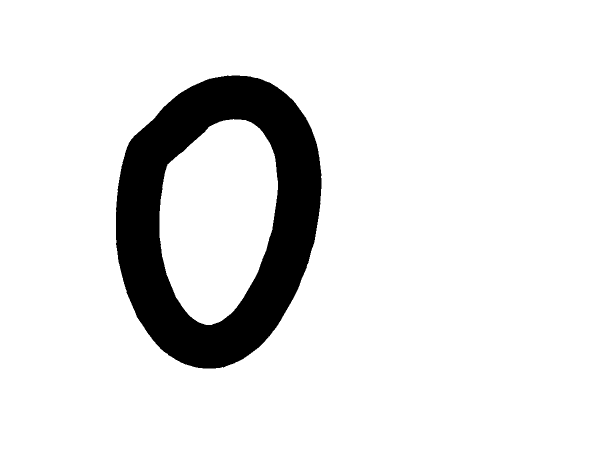
#> input picture algorithms/datasets/char_test/Sample001/img001-001.png, 1200 x 900 px (shown at 1/2 size); its folder holds only this picture in this run
$ python eng_reader.py   (older library calls are emulated)
#> lines starting #> are read from the running program, lines starting #| are printed output that depends on the picture; after the words box and inside, x2 and y2 are one past the last pixel; in counts of white or black regions, pixels touching at a corner belong together
### helpers/image_processing.py
from PIL import Image, ImageChops

def crop2(im):
    bg = Image.new(im.mode, im.size, im.getpixel((0,0)))
#> bg: PIL image 1200x900 L; every value is 255
    diff = ImageChops.difference(im, bg)
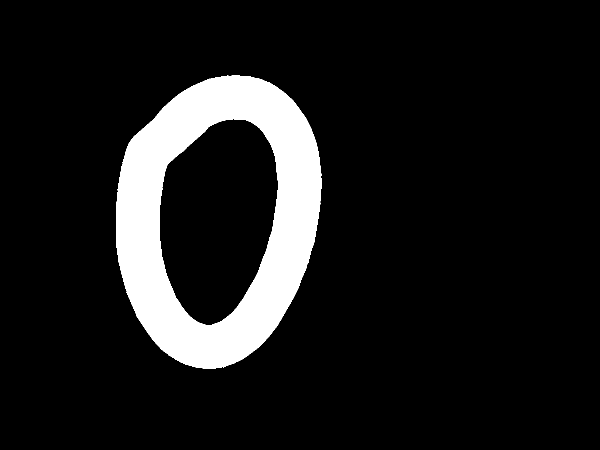
#> diff: PIL image 1200x900 L (shown at 1/2 size); 10.6% white; 1 white region, box (x1, y1, x2, y2) and area: (232, 151, 643, 737) 114444
    diff = ImageChops.add(diff, diff, 2.0, -100)
    bbox = diff.getbbox()
#> bbox = (232, 151, 643, 737)
    # [10 lines of commented-out code are left out]

    if bbox:
        return im.crop(bbox)
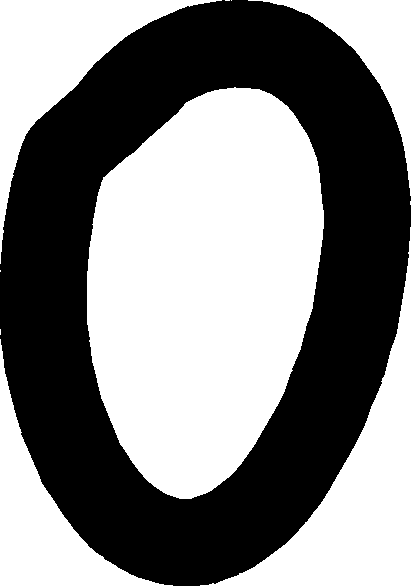
#> returned value: PIL image 411x586 L; 52.5% white; 1 black region, box (x1, y1, x2, y2) and area: (0, 0, 411, 586) 114444


# [73 lines left out: function crop, not called in this run]

def scale_to(im, width, height):
#> called with width = 56, height = 56
    from PIL import Image
    size = (width, height)
#> size = (56, 56)
    smaller_size = (width - 3, height - 3)

    # [8 lines of commented-out code are left out]
    im.thumbnail(smaller_size, Image.ANTIALIAS)
#> im: PIL image 37x53 L
    background = Image.new('RGBA', size, (255, 255, 255, 0))
    background.paste(im, ((size[0] - im.size[0]) / 2, (size[1] - im.size[1]) / 2))
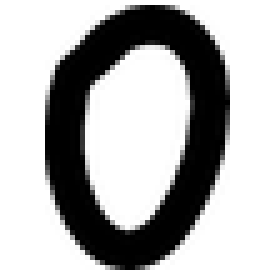
#> background: PIL image 56x56 RGBA (shown 5 times larger); mean R, G, B, A 179.3, 179.3, 179.3, 159.5; transparent parts drawn white
    data = list(background.getdata())
#> data = 3136 items, first 6: (255, 255, 255, 0), (255, 255, 255, 0), (255, 255, 255, 0), (255, 255, 255, 0), (255, 255, 255, 0), (255, 255, 255, 0)

    result = []
    row = []
    i = 0
    for element in data:
        row.append(255 - max(element[:-1]))
        i += 1
        if i == width:
            i = 0
            result.append(row)
            row = []
#> this loop made 3136 passes
#> after the loop, i = 0; result = 56 items; row = []
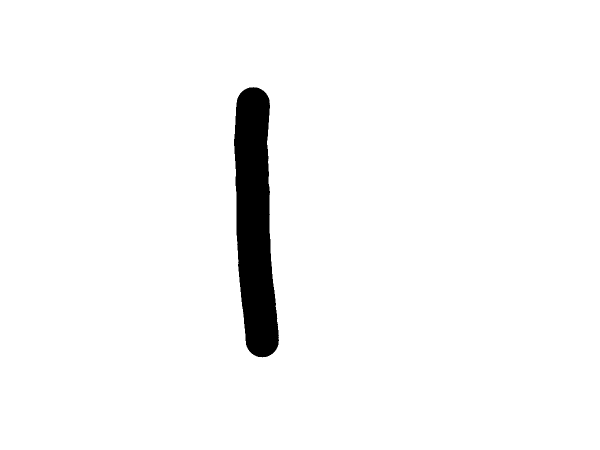
#> input picture algorithms/datasets/char_test/Sample002/img002-004.png, 1200 x 900 px (shown at 1/2 size)

    return result

### helpers/eng_reader.py
import os
import string
from PIL import Image

import numpy as np

from helpers.image_processing import scale_to, crop2


class EnglishReader(object):
    _label_file_path = None
    _images_file_path = None

    _all = list(range(0, 10)) + list(string.ascii_uppercase)

    def __init__(self, label_file_path, images_file_path):
        self._label_file_path = label_file_path
        self._images_file_path = images_file_path

    def _bytes2int(self, bytes):
        return int(bytes.encode("hex"), 16)

    def get_next(self):
        i = 0
        for directory in os.listdir(self._images_file_path):
            for file in os.listdir(os.path.join(self._images_file_path, directory)):
                if not file.endswith("png"):
                    continue
                im = Image.open(os.path.join(self._images_file_path, directory, file)).convert("L")
                image = crop2(im)
                array = scale_to(image, 56, 56)

                label, data = self._all[i], np.array(array)

                yield label, data

            i += 1


if __name__ == "__main__":
    e = EnglishReader("", "../algorithms/datasets/char_test")
    for a, c in e.get_next():
#> in crop2 (call 2), `diff = ImageChops.difference(im, bg)`:
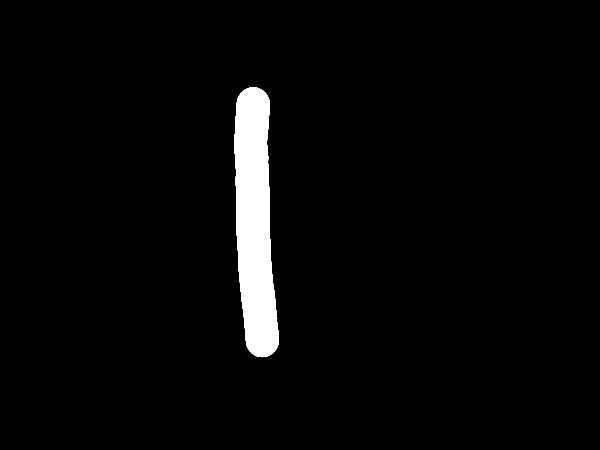
#> diff: PIL image 1200x900 L (shown at 1/2 size); 3.2% white; 1 white region, box (x1, y1, x2, y2) and area: (468, 174, 558, 715) 34922
#> in crop2 (call 2), `bbox = diff.getbbox()`: bbox = (468, 174, 558, 715)
#> in crop2 (call 2), `return im.crop(bbox)`:
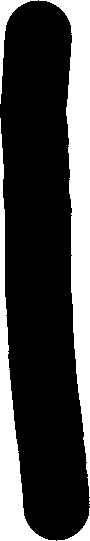
#> returned value: PIL image 90x541 L; 28.3% white; 7 white regions (3 under 20 px), largest, box (x1, y1, x2, y2) and area: (39, 0, 90, 497) 8263, (0, 118, 56, 541) 4589, (0, 0, 38, 104) 640, (57, 508, 90, 541) 270
#> call 2 of scale_to, with width = 56, height = 56
#> in scale_to (call 2), `background.paste(im, ((size[0] - im.size[0]) / 2, (size[1] - im.size[1..`:
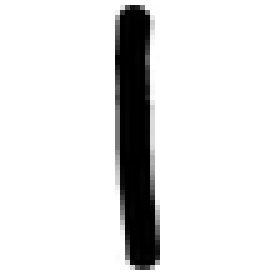
#> background: PIL image 56x56 RGBA (shown 5 times larger); mean R, G, B, A 227.2, 227.2, 227.2, 38.8; transparent parts drawn white
#> the loop in scale_to (call 2), `for element in data:` made 3136 passes
#> after the loop in scale_to (call 2), `for element in data:`: i = 0
        print(a, c)
